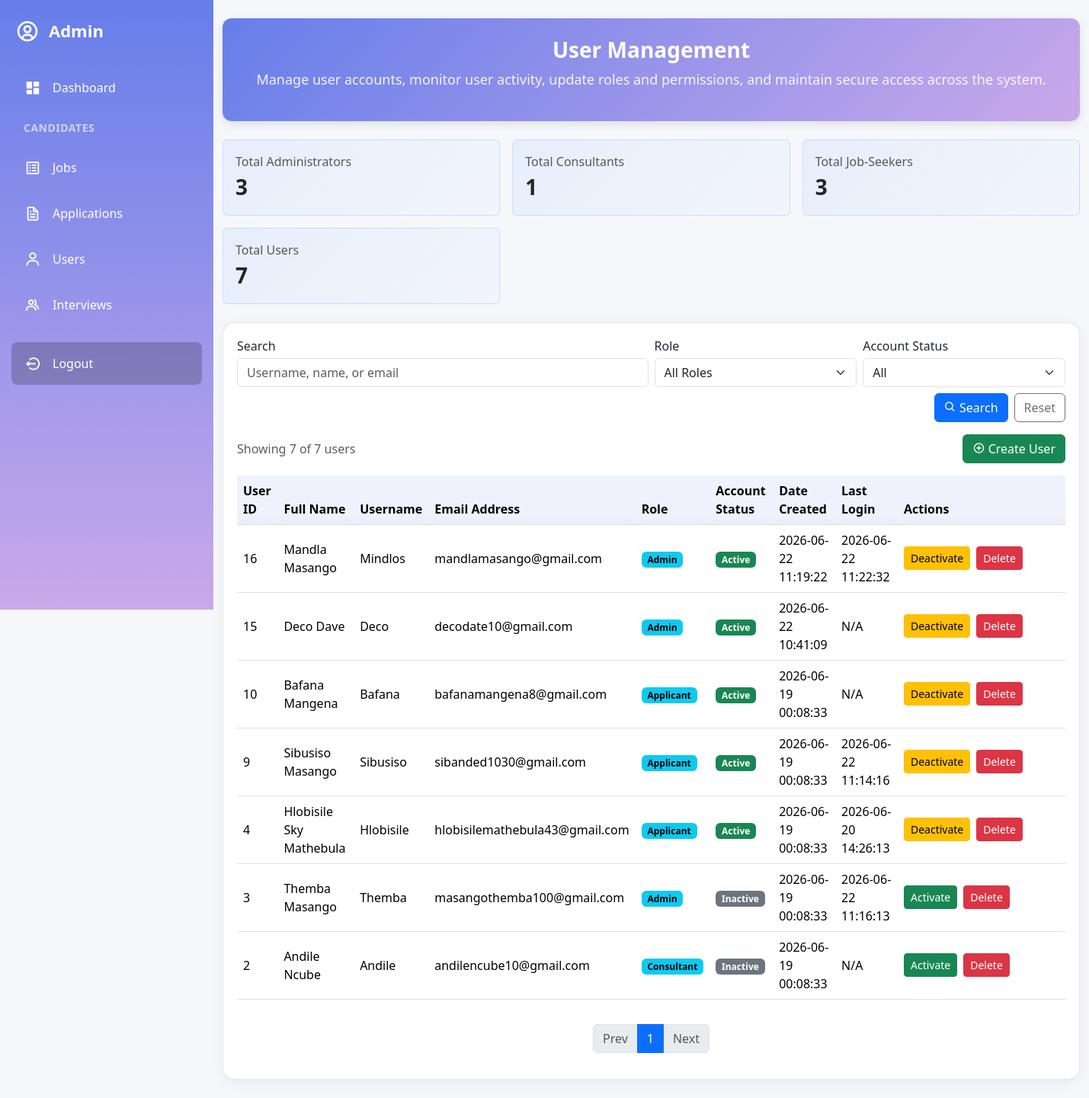
The page /admin_user_management.php (signed in) on the database its author committed.
### tables this page shows
CREATE TABLE `users` (
  `user_id` int(11) NOT NULL,
  `username` varchar(100) NOT NULL,
  `fullname` varchar(100) NOT NULL,
  `gender` enum('Male','Female','Other') NOT NULL,
  `dob` date DEFAULT NULL,
  `email` varchar(100) NOT NULL,
  `phone` varchar(100) NOT NULL,
  `address` text NOT NULL,
  `password` varchar(255) NOT NULL,
  `role` enum('Applicant','Admin','Consultant') NOT NULL,
  `verification_token` varchar(255) DEFAULT NULL,
  `google_id` varchar(255) DEFAULT NULL,
  `failed_attempts` int(11) DEFAULT 0,
  `last_failed_login` int(11) DEFAULT 0,
  `email_verified` tinyint(1) NOT NULL DEFAULT 0,
  `account_status` enum('Active','Inactive') NOT NULL DEFAULT 'Active',
  `last_login_at` timestamp NULL DEFAULT NULL,
  `created_at` timestamp NOT NULL DEFAULT current_timestamp()
);

### admin_user_management.php (the view, shortened to what this page needs)
<?php
include('config.php');
$counts = ['Admin' => 0, 'Consultant' => 0];
$counts_res = $conn->query("SELECT role, COUNT(*) AS cnt FROM users GROUP BY role");
if ($counts_res) {
    while ($r = $counts_res->fetch_assoc()) {
        if (isset($counts[$r['role']])) $counts[$r['role']] = (int)$r['cnt'];
    }
}
$search = trim($_GET['search'] ?? $_POST['search'] ?? '');
$role_filter = $_GET['role_filter'] ?? $_POST['role_filter'] ?? 'all';
$status_filter = $_GET['status_filter'] ?? $_POST['status_filter'] ?? 'all';
$page = max(1, (int)($_GET['page'] ?? 1));
$page_size = 10;
$where = [];
$types = '';
$where_sql = $where ? ('WHERE ' . implode(' AND ', $where)) : '';
try { $conn->query("ALTER TABLE users ADD COLUMN account_status ENUM('Active','Inactive') NOT NULL DEFAULT 'Active'"); } catch (Throwable $e) {}
try { $conn->query("ALTER TABLE users ADD COLUMN last_login_at TIMESTAMP NULL DEFAULT NULL"); } catch (Throwable $e) {}
$total_sql = "SELECT COUNT(*) AS total FROM users {$where_sql}";
$total = 0;
$total_stmt = $conn->prepare($total_sql);
if ($total_stmt) {
    $total_stmt->execute();
    $total_stmt->bind_result($total);
}
$total_pages = max(1, (int)ceil($total / $page_size));
$offset = ($page - 1) * $page_size;
$list_sql = "SELECT user_id, fullname, username, email, role, account_status,
                     created_at,
                     last_login_at
             FROM users
             {$where_sql}
             ORDER BY user_id DESC
             LIMIT ? OFFSET ?";
$stmt = $conn->prepare($list_sql);
$bind_params = [];
$types2 = $types;
$types2 .= 'ii';
$bind_params[] = $page_size;
$bind_params[] = $offset;
$stmt->bind_param($types2, ...$bind_params);
$stmt->execute();
$result = $stmt->get_result();
$users = [];
while ($row = $result->fetch_assoc()) {
    $users[] = $row;
}
$total_applicants = 0;
try {
    $app_stmt = $conn->prepare("SELECT COUNT(*) AS cnt FROM users WHERE role = 'Applicant'");
    if ($app_stmt) {
        $app_stmt->execute();
        $app_stmt->bind_result($total_applicants);
    }
} catch (Throwable $e) {
    $total_applicants = 0;
}
?>
<?php
include('includes/admin_user_management_header.php');
?>
            <div class="row g-3 mb-4">
                <div class="col-12 col-md-6 col-lg-4">
                    <div class="card card-metric h-100">
                        <div class="card-body">
                            <div class="text-muted">Total Administrators</div>
                            <div class="fs-3 fw-bold"><?php echo (int)($counts['Admin'] ?? 0); ?></div>
                        </div>
                    </div>
                </div>
                <div class="col-12 col-md-6 col-lg-4">
                    <div class="card card-metric h-100">
                        <div class="card-body">
                            <div class="text-muted">Total Consultants</div>
                            <div class="fs-3 fw-bold"><?php echo (int)($counts['Consultant'] ?? 0); ?></div>
                        </div>
                    </div>
                </div>
                <div class="col-12 col-md-6 col-lg-4">
                    <div class="card card-metric h-100">
                        <div class="card-body">
                            <div class="text-muted">Total Job-Seekers</div>
                            <div class="fs-3 fw-bold"><?php echo (int)$total_applicants; ?></div>
                        </div>
                    </div>
                </div>
                <div class="col-12 col-md-6 col-lg-4">
                    <div class="card card-metric h-100">
                        <div class="card-body">
                            <div class="text-muted">Total Users</div>
                            <div class="fs-3 fw-bold"><?php echo (int)$total; ?></div>
                        </div>
                    </div>
                </div>
            </div>
            <div class="page-shell">
                <form class="row g-2 align-items-end mb-3" method="get" action="admin_user_management.php">
                    <div class="col-12 col-md-6">
                        <label class="form-label mb-1">Search</label>
                        <input type="text" class="form-control" name="search" value="<?php echo htmlspecialchars($search); ?>" placeholder="Username, name, or email">
                    </div>
                    <div class="col-6 col-md-3">
                        <label class="form-label mb-1">Role</label>
                        <select class="form-select" name="role_filter">
                            <?php foreach (['all'=>'All Roles','Admin'=>'Administrator','Consultant'=>'Consultant'] as $k=>$label): ?>
                                <option value="<?php echo htmlspecialchars($k); ?>" <?php echo $role_filter===$k?'selected':''; ?>><?php echo $label; ?></option>
                            <?php endforeach; ?>
                        </select>
                    </div>
                    <div class="col-6 col-md-3">
                        <label class="form-label mb-1">Account Status</label>
                        <select class="form-select" name="status_filter">
                            <option value="all" <?php echo $status_filter==='all'?'selected':''; ?>>All</option>
                        </select>
                    </div>
                    <div class="col-12 d-flex gap-2 justify-content-md-end">
                        <button type="submit" class="btn btn-primary"><i class='bx bx-search'></i> Search</button>
                        <a href="admin_user_management.php" class="btn btn-outline-secondary">Reset</a>
                    </div>
                </form>
                <div class="d-flex justify-content-between align-items-center mb-3">
                    <div class="text-muted">
                        Showing <?php echo count($users); ?> of <?php echo (int)$total; ?> users
                    </div>
                    <button type="button" class="btn btn-success" data-bs-toggle="modal" data-bs-target="#createUserModal">
                        <i class='bx bx-plus-circle'></i> Create User
                    </button>
                </div>
                <div class="table-responsive">
                    <table class="table table-hover align-middle">
                        <thead class="table-light">
                            <tr>
                                <th>User ID</th>
                                <th>Full Name</th>
                                <th>Username</th>
                                <th>Email Address</th>
                                <th>Role</th>
                                <th>Account Status</th>
                                <th>Date Created</th>
                                <th>Last Login</th>
                                <th style="min-width: 220px;">Actions</th>
                            </tr>
                        </thead>
                        <tbody>
                            <?php if (!$users): ?>
                                <tr><td colspan="9" class="text-center text-muted py-4">No users found.</td></tr>
                            <?php else: ?>
                                <?php foreach ($users as $u): ?>
                                    <tr>
                                        <td><?php echo (int)$u['user_id']; ?></td>
                                        <td><?php echo htmlspecialchars($u['fullname']); ?></td>
                                        <td><?php echo htmlspecialchars($u['username']); ?></td>
                                        <td><?php echo htmlspecialchars($u['email']); ?></td>
                                        <td><span class="badge text-bg-info"><?php echo htmlspecialchars($u['role']); ?></span></td>
                                        <td>
                                            <?php $st = $u['account_status'] ?? 'Active'; ?>
                                            <span class="badge <?php echo $st==='Active'?'text-bg-success':'text-bg-secondary'; ?>"><?php echo htmlspecialchars($st); ?></span>
                                        </td>
                                        <td><?php echo htmlspecialchars($u['created_at'] ?? 'N/A'); ?></td>
                                        <td><?php echo htmlspecialchars($u['last_login_at'] ?? 'N/A'); ?></td>
                                        <td>
                                            <div class="d-flex flex-wrap gap-2">
                                                <?php $st = $u['account_status'] ?? 'Active'; ?>
                                                <?php if ($st === 'Active'): ?>
                                                    <form method="post" class="m-0" onsubmit="return confirm('Deactivate this account?')">
                                                        <button type="submit" class="btn btn-sm btn-warning">Deactivate</button>
                                                    </form>
                                                <?php else: ?>
                                                    <form method="post" class="m-0" onsubmit="return confirm('Activate this account?')">
                                                        <button type="submit" class="btn btn-sm btn-success">Activate</button>
                                                    </form>
                                                <?php endif; ?>
                                                <form method="post" class="m-0" onsubmit="return confirm('Delete this user? This cannot be undone.')">
                                                    <button type="submit" class="btn btn-sm btn-danger">Delete</button>
                                                </form>
                                            </div>
                                        </td>
                                    </tr>
                                <?php endforeach; ?>
                            <?php endif; ?>
                        </tbody>
                    </table>
                </div>
                <nav class="mt-3" aria-label="User management pagination">
                    <ul class="pagination justify-content-center">
                        <?php
                            $q = [];
                            $build = function($p) use ($q) {
                                $qs = $q;
                                $qs['page'] = $p;
                                return 'admin_user_management.php?' . http_build_query($qs);
                            };
                        ?>
                        <li class="page-item <?php echo $page<=1?'disabled':''; ?>">
                            <a class="page-link" href="<?php echo $page<=1?'#':$build($page-1); ?>">Prev</a>
                        </li>
                        <?php
                            $start = max(1, $page-2);
                            $end = min($total_pages, $page+2);
                            for ($p=$start;$p<=$end;$p++):
                        ?>
                            <li class="page-item <?php echo $p===$page?'active':''; ?>">
                                <a class="page-link" href="<?php echo $build($p); ?>"><?php echo $p; ?></a>
                            </li>
                        <?php endfor; ?>
                        <li class="page-item <?php echo $page>=$total_pages?'disabled':''; ?>">
                            <a class="page-link" href="<?php echo $page>=$total_pages?'#':$build($page+1); ?>">Next</a>
                        </li>
                    </ul>
                </nav>
            </div>
        </div>
    </div>
</body>
</html>

### includes/admin_user_management_header.php (style rules this page uses)
* { margin: 0; padding: 0; box-sizing: border-box; }
:root { --primary: #667eea; --secondary: #c9a9eaff; --border-radius: 12px; --transition: all 0.3s ease; --surface: #ffffff; --surface-alt: #f8f9fc; --surface-muted: #f5f7fb; --text: #1f2937; --text-muted: #64748b; --border: rgba(15, 23, 42, 0.1); --shadow: 0 4px 16px rgba(0,0,0,0.06); }
body { background-color: var(--surface-muted); color: var(--text); display: flex; min-height: 100vh; overflow-x: hidden; }
.page-shell { background: var(--surface); border-radius: 16px; padding: 18px; box-shadow: var(--shadow); border: 1px solid var(--border); }
.table thead th { position: sticky; top: 0; background: rgba(102,126,234,0.1); backdrop-filter: blur(6px); }
.card-metric { border: 1px solid rgba(13,110,253,0.15); background: linear-gradient(135deg, rgba(13,110,253,0.06), rgba(13,110,253,0.01)); }

### rows shown on the page
users: user_id "16", fullname "Mandla Masango", username "Mindlos", email "mandlamasango@gmail.com", role "Admin", account_status "Active", created_at "2026-06-22 11:19:22", last_login_at "2026-06-22 11:22:32"
users: user_id "15", fullname "Deco Dave", username "Deco", email "decodate10@gmail.com", role "Admin", account_status "Active", created_at "2026-06-22 10:41:09", last_login_at "N/A"
users: user_id "10", fullname "Bafana Mangena", username "Bafana", email "bafanamangena8@gmail.com", role "Applicant", account_status "Active", created_at "2026-06-19 00:08:33", last_login_at "N/A"
users: user_id "9", fullname "Sibusiso Masango", username "Sibusiso", email "sibanded1030@gmail.com", role "Applicant", account_status "Active", created_at "2026-06-19 00:08:33", last_login_at "2026-06-22 11:14:16"
users: user_id "4", fullname "Hlobisile Sky Mathebula", username "Hlobisile", email "hlobisilemathebula43@gmail.com", role "Applicant", account_status "Active", created_at "2026-06-19 00:08:33", last_login_at "2026-06-20 14:26:13"
users: user_id "3", fullname "Themba Masango", username "Themba", email "masangothemba100@gmail.com", role "Admin", account_status "Inactive", created_at "2026-06-19 00:08:33", last_login_at "2026-06-22 11:16:13"
users: user_id "2", fullname "Andile Ncube", username "Andile", email "andilencube10@gmail.com", role "Consultant", account_status "Inactive", created_at "2026-06-19 00:08:33", last_login_at "N/A"

### other values the page prints
$counts['Admin'] "3"
$counts['Consultant'] "1"
$total_applicants "3"
$total "7"
count($users) "7"
form field role_filter "All Roles"
